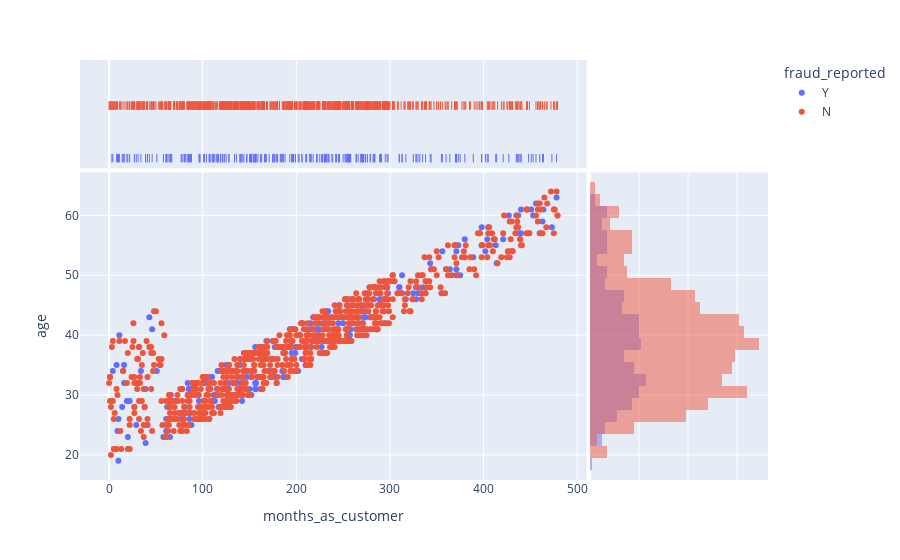

The cell this chart's notebook holds for it:
### Markdown cell above
# **Data Visualization**

![Visualization.png](attachment:Visualization.png)

### Code cell
# Let's start with some basic plots to analyze relationship between different features
fig = px.scatter(train, x = 'months_as_customer', y = 'age', color = 'fraud_reported', marginal_x = 'rug',
                 marginal_y = 'histogram')
fig.show()

### Figure 1 — Plotly figure (JSON) as saved in the notebook; plotly's stock layout.template omitted (floating-point values rounded to 4 significant figures; data arrays with more than 128 entries replaced by an {"elided": "..."} marker saying what was removed)
{"data": [{"hoverlabel": {"namelength": 0}, "hovertemplate": "fraud_reported=Y<br>months_as_customer=%{x}<br>age=%{y}", "legendgroup": "Y", "marker": {"color": "#636efa", "symbol": "circle"}, "mode": "markers", "name": "Y", "showlegend": true, "type": "scatter", "x": {"elided": "247 int values"}, "xaxis": "x", "y": {"elided": "247 int values"}, "yaxis": "y"}, {"alignmentgroup": "True", "boxpoints": "all", "fillcolor": "rgba(255,255,255,0)", "hoverlabel": {"namelength": 0}, "hoveron": "points", "hovertemplate": "fraud_reported=Y<br>months_as_customer=%{x}", "jitter": 0, "legendgroup": "Y", "line": {"color": "rgba(255,255,255,0)"}, "marker": {"color": "#636efa", "symbol": "line-ns-open"}, "name": "Y", "offsetgroup": "Y", "showlegend": false, "type": "box", "x": {"elided": "247 int values"}, "xaxis": "x3", "yaxis": "y3"}, {"alignmentgroup": "True", "bingroup": "y", "hoverlabel": {"namelength": 0}, "hovertemplate": "fraud_reported=Y<br>age=%{y}<br>count=%{x}", "legendgroup": "Y", "marker": {"color": "#636efa"}, "name": "Y", "offsetgroup": "Y", "opacity": 0.5, "showlegend": false, "type": "histogram", "xaxis": "x2", "y": {"elided": "247 int values"}, "yaxis": "y2"}, {"hoverlabel": {"namelength": 0}, "hovertemplate": "fraud_reported=N<br>months_as_customer=%{x}<br>age=%{y}", "legendgroup": "N", "marker": {"color": "#EF553B", "symbol": "circle"}, "mode": "markers", "name": "N", "showlegend": true, "type": "scatter", "x": {"elided": "753 int values"}, "xaxis": "x", "y": {"elided": "753 int values"}, "yaxis": "y"}, {"alignmentgroup": "True", "boxpoints": "all", "fillcolor": "rgba(255,255,255,0)", "hoverlabel": {"namelength": 0}, "hoveron": "points", "hovertemplate": "fraud_reported=N<br>months_as_customer=%{x}", "jitter": 0, "legendgroup": "N", "line": {"color": "rgba(255,255,255,0)"}, "marker": {"color": "#EF553B", "symbol": "line-ns-open"}, "name": "N", "offsetgroup": "N", "showlegend": false, "type": "box", "x": {"elided": "753 int values"}, "xaxis": "x3", "yaxis": "y3"}, {"alignmentgroup": "True", "bingroup": "y", "hoverlabel": {"namelength": 0}, "hovertemplate": "fraud_reported=N<br>age=%{y}<br>count=%{x}", "legendgroup": "N", "marker": {"color": "#EF553B"}, "name": "N", "offsetgroup": "N", "opacity": 0.5, "showlegend": false, "type": "histogram", "xaxis": "x2", "y": {"elided": "753 int values"}, "yaxis": "y2"}], "layout": {"barmode": "overlay", "legend": {"title": {"text": "fraud_reported"}, "tracegroupgap": 0}, "margin": {"t": 60}, "xaxis": {"anchor": "y", "domain": [0.0, 0.7363], "title": {"text": "months_as_customer"}}, "xaxis2": {"anchor": "y2", "domain": [0.7413, 1.0], "matches": "x2", "showgrid": true, "showline": false, "showticklabels": false, "ticks": ""}, "xaxis3": {"anchor": "y3", "domain": [0.0, 0.7363], "matches": "x", "showgrid": true, "showticklabels": false}, "xaxis4": {"anchor": "y4", "domain": [0.7413, 1.0], "matches": "x2", "showgrid": true, "showline": false, "showticklabels": false, "ticks": ""}, "yaxis": {"anchor": "x", "domain": [0.0, 0.7326], "title": {"text": "age"}}, "yaxis2": {"anchor": "x2", "domain": [0.0, 0.7326], "matches": "y", "showgrid": true, "showticklabels": false}, "yaxis3": {"anchor": "x3", "domain": [0.7426, 1.0], "matches": "y3", "showgrid": false, "showline": false, "showticklabels": false, "ticks": ""}, "yaxis4": {"anchor": "x4", "domain": [0.7426, 1.0], "matches": "y3", "showgrid": true, "showline": false, "showticklabels": false, "ticks": ""}}}
